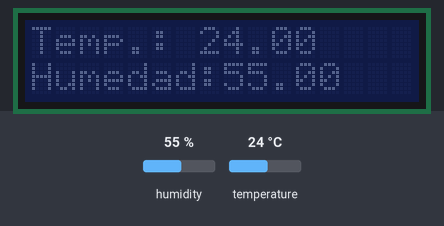
A sketch run on a simulated Arduino Uno, built with avr-gcc and run on an emulated ATmega328P. Parts: 16×2 character LCD. The inputs (shaded band) are chosen by the test bench; at power-on: humidity 55 %, temperature 24 °C. What the sketch prints to the serial monitor is not drawn.

Above: at 5.7 s.
5.8 s: humidity set to 22 %
At 10.5 s:
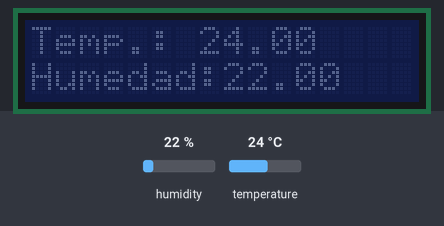
13.3 s: temperature set to 12 °C
At 16.2 s:
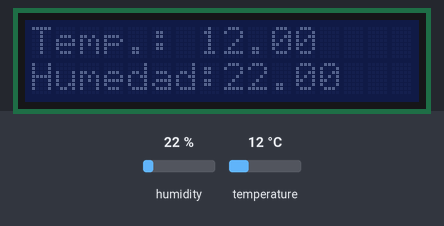
20.8 s: humidity set to 40 %
At 26.5 s:
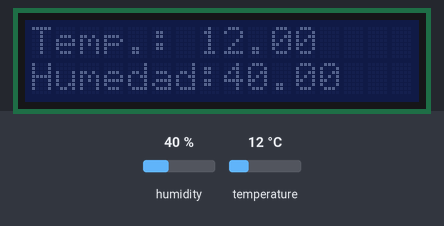
28.3 s: temperature set to 19 °C
At 31.0 s:
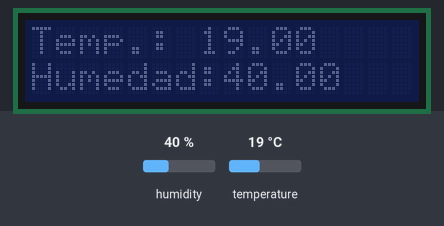
Timing chart, 0 to 32.5 s (numbered marks = the images above; inputs shaded):
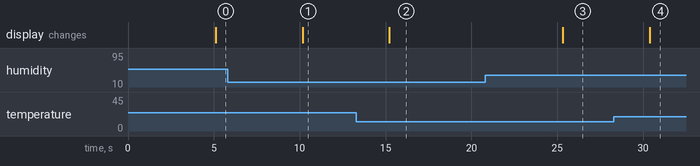

Measured:
- after the input at 5.8 s, the display: changes after 4.4 s (image 1)
- after the input at 13.3 s, the display: changes after 1.9 s (image 2)
- after the input at 20.8 s, the display: changes after 4.5 s (image 3)
- after the input at 28.3 s, the display: changes after 2.1 s (image 4)

The sketch:

medidor-temperatura-humedad.ino
```cpp
//#include <DHT.h>
#include <DHT_U.h>
#include <LiquidCrystal_I2C.h>      //
LiquidCrystal_I2C lcd(0x27,16,2);   //Define LCD address as 0x27. Also try 0x3f if it doesn't work.

//#include <DHT11.h>

//#include "DHT.h"
#define PinSensor 2   // Pin digital al que se conecta el sensor
#define Tipo DHT11    // Tipo de sensor
DHT dht(PinSensor, Tipo);

void setup() {
  Serial.begin(9600);
  dht.begin();
  lcd.init();                     //Init the LCD
  lcd.noBacklight();
}

void loop(){
  delay(5000);
  float humedad = dht.readHumidity();
  float temperatura = dht.readTemperature();
  Serial.print("Humedad: ");
  Serial.println(humedad);
  Serial.print("Temperatura:");
  Serial.println(temperatura);
  lcd.clear();
  lcd.setCursor(0,0);
  lcd.print("Temp.: ");
  lcd.print(temperatura);
  lcd.setCursor(0,1);
  lcd.print("Humedad:");
  lcd.print(humedad);
  //delay(3000);
}
```
